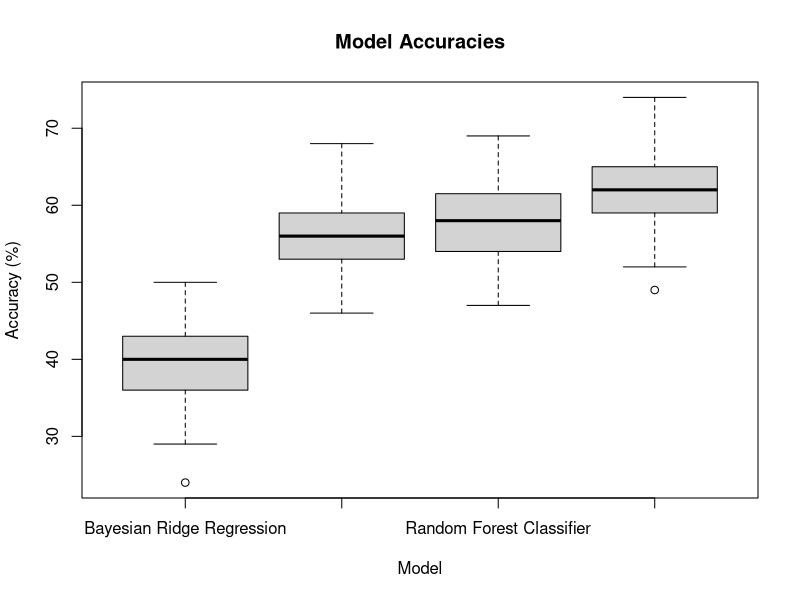

R code for this plot:
data <- read.csv('results.csv')
png(file='boxplot2.png')
boxplot(accuracy ~ model, data=data, xlab='Model', ylab='Accuracy (%)', main='Model Accuracies')
